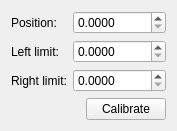
<?xml version="1.0" encoding="UTF-8"?>
<ui version="4.0">
 <class>Form</class>
 <widget class="QWidget" name="Form">
  <property name="geometry">
   <rect>
    <x>0</x>
    <y>0</y>
    <width>177</width>
    <height>129</height>
   </rect>
  </property>
  <property name="windowTitle">
   <string>Form</string>
  </property>
  <property name="windowIcon">
   <iconset resource="../../../../resource/icons/icons.qrc">
    <normaloff>:/icons/motor.svg</normaloff>:/icons/motor.svg</iconset>
  </property>
  <layout class="QFormLayout" name="formLayout">
   <item row="0" column="0">
    <widget class="QLabel" name="label">
     <property name="text">
      <string>Position:</string>
     </property>
    </widget>
   </item>
   <item row="0" column="1">
    <widget class="QDoubleSpinBox" name="positionDoubleSpinBox">
     <property name="decimals">
      <number>4</number>
     </property>
    </widget>
   </item>
   <item row="1" column="0">
    <widget class="QLabel" name="label_2">
     <property name="text">
      <string>Left limit:</string>
     </property>
    </widget>
   </item>
   <item row="1" column="1">
    <widget class="QDoubleSpinBox" name="leftLimitDoubleSpinBox">
     <property name="decimals">
      <number>4</number>
     </property>
    </widget>
   </item>
   <item row="2" column="0">
    <widget class="QLabel" name="label_3">
     <property name="text">
      <string>Right limit:</string>
     </property>
    </widget>
   </item>
   <item row="2" column="1">
    <widget class="QDoubleSpinBox" name="rightLimitDoubleSpinBox">
     <property name="decimals">
      <number>4</number>
     </property>
    </widget>
   </item>
   <item row="3" column="0" colspan="2">
    <layout class="QHBoxLayout" name="horizontalLayout">
     <item>
      <spacer name="horizontalSpacer">
       <property name="orientation">
        <enum>Qt::Horizontal</enum>
       </property>
       <property name="sizeHint" stdset="0">
        <size>
         <width>0</width>
         <height>0</height>
        </size>
       </property>
      </spacer>
     </item>
     <item>
      <widget class="QPushButton" name="calibratePushButton">
       <property name="text">
        <string>Calibrate</string>
       </property>
       <property name="icon">
        <iconset resource="../../../../resource/icons/icons.qrc">
         <normaloff>:/icons/calibration.svg</normaloff>:/icons/calibration.svg</iconset>
       </property>
      </widget>
     </item>
    </layout>
   </item>
  </layout>
 </widget>
 <resources>
  <include location="../../../../resource/icons/icons.qrc"/>
 </resources>
 <connections/>
</ui>
